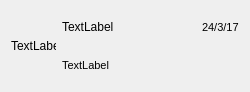
<?xml version="1.0" encoding="UTF-8"?>
<ui version="4.0">
 <class>Form</class>
 <widget class="QWidget" name="Form">
  <property name="geometry">
   <rect>
    <x>0</x>
    <y>0</y>
    <width>250</width>
    <height>92</height>
   </rect>
  </property>
  <property name="maximumSize">
   <size>
    <width>250</width>
    <height>16777215</height>
   </size>
  </property>
  <property name="windowTitle">
   <string>Form</string>
  </property>
  <layout class="QGridLayout" name="gridLayout">
   <item row="0" column="0" rowspan="2">
    <widget class="QLabel" name="label_avatar">
     <property name="sizePolicy">
      <sizepolicy hsizetype="Fixed" vsizetype="Fixed">
       <horstretch>0</horstretch>
       <verstretch>0</verstretch>
      </sizepolicy>
     </property>
     <property name="minimumSize">
      <size>
       <width>45</width>
       <height>45</height>
      </size>
     </property>
     <property name="maximumSize">
      <size>
       <width>45</width>
       <height>45</height>
      </size>
     </property>
     <property name="text">
      <string>TextLabel</string>
     </property>
    </widget>
   </item>
   <item row="0" column="1">
    <widget class="QLabel" name="label_nickname">
     <property name="sizePolicy">
      <sizepolicy hsizetype="Expanding" vsizetype="Preferred">
       <horstretch>0</horstretch>
       <verstretch>0</verstretch>
      </sizepolicy>
     </property>
     <property name="text">
      <string>TextLabel</string>
     </property>
    </widget>
   </item>
   <item row="0" column="2">
    <widget class="QLabel" name="label_time">
     <property name="sizePolicy">
      <sizepolicy hsizetype="Minimum" vsizetype="Preferred">
       <horstretch>0</horstretch>
       <verstretch>0</verstretch>
      </sizepolicy>
     </property>
     <property name="font">
      <font>
       <pointsize>8</pointsize>
      </font>
     </property>
     <property name="text">
      <string>24/3/17</string>
     </property>
    </widget>
   </item>
   <item row="1" column="1" colspan="2">
    <widget class="QLabel" name="label_content">
     <property name="font">
      <font>
       <pointsize>8</pointsize>
      </font>
     </property>
     <property name="text">
      <string>TextLabel</string>
     </property>
     <property name="textInteractionFlags">
      <set>Qt::LinksAccessibleByMouse</set>
     </property>
    </widget>
   </item>
  </layout>
 </widget>
 <resources/>
 <connections/>
</ui>
